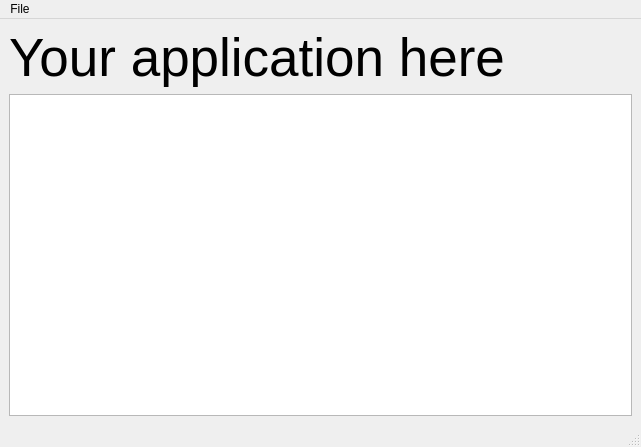
<?xml version="1.0" encoding="UTF-8"?>
<ui version="4.0">
 <class>MainWindow</class>
 <widget class="QMainWindow" name="MainWindow">
  <property name="geometry">
   <rect>
    <x>0</x>
    <y>0</y>
    <width>641</width>
    <height>447</height>
   </rect>
  </property>
  <property name="windowTitle">
   <string>MainWindow</string>
  </property>
  <widget class="QWidget" name="centralwidget">
   <layout class="QVBoxLayout" name="verticalLayout">
    <item>
     <widget class="QLabel" name="label">
      <property name="font">
       <font>
        <pointsize>40</pointsize>
       </font>
      </property>
      <property name="text">
       <string>Your application here</string>
      </property>
     </widget>
    </item>
    <item>
     <widget class="QPlainTextEdit" name="data">
      <property name="readOnly">
       <bool>true</bool>
      </property>
     </widget>
    </item>
   </layout>
  </widget>
  <widget class="QMenuBar" name="menubar">
   <property name="geometry">
    <rect>
     <x>0</x>
     <y>0</y>
     <width>641</width>
     <height>20</height>
    </rect>
   </property>
   <widget class="QMenu" name="menuFile">
    <property name="title">
     <string>File</string>
    </property>
    <addaction name="actionExit"/>
   </widget>
   <addaction name="menuFile"/>
  </widget>
  <widget class="QStatusBar" name="statusbar"/>
  <action name="actionExit">
   <property name="text">
    <string>Exit</string>
   </property>
  </action>
 </widget>
 <resources/>
 <connections>
  <connection>
   <sender>actionExit</sender>
   <signal>triggered()</signal>
   <receiver>MainWindow</receiver>
   <slot>close()</slot>
   <hints>
    <hint type="sourcelabel">
     <x>-1</x>
     <y>-1</y>
    </hint>
    <hint type="destinationlabel">
     <x>284</x>
     <y>155</y>
    </hint>
   </hints>
  </connection>
 </connections>
</ui>
